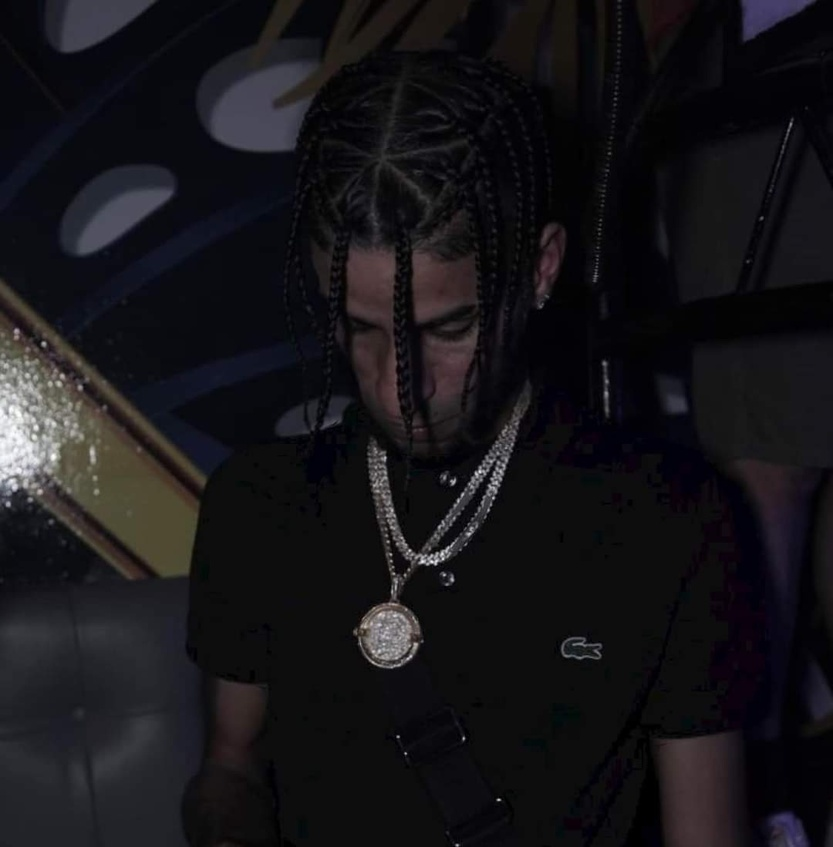
#> input picture 20 ejercicios de PY/777.jpg, 833 x 847 px, shrunk from 1080 x 1099 before the run
$ python '6.mínimo(Wiener).py'
#> lines starting #> are read from the running program, lines starting #| are printed output that depends on the picture
import numpy as np
import matplotlib.pyplot as plt
from skimage import color, restoration, io
from skimage.util import random_noise
from scipy.signal import convolve2d

# Ruta de tu imagen (cambia 'ruta/a/tu/imagen.jpg' por la ruta real de tu imagen)
ruta_imagen = '777.jpg'

try:
    # Cargar la imagen en escala de grises
    image = io.imread(ruta_imagen, as_gray=True)
#> image: shape (847, 833) float64; min 0, max 0.999, mean 0.084

    # Simular la degradación de la imagen
    psf = np.ones((5, 5)) / 25  # Kernel de filtro de desenfoque (filtro promedio)
    degraded = convolve2d(image, psf, mode='same', boundary='symm')
    degraded = random_noise(degraded, mode='gaussian', var=0.01)
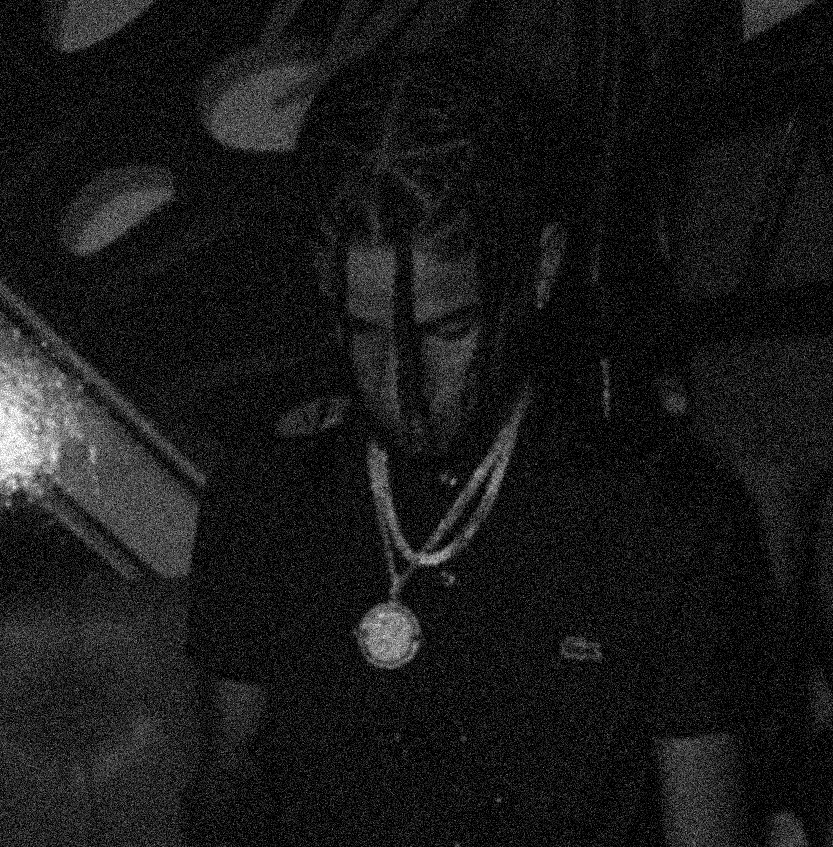
#> degraded: shape (847, 833) float64; min 0, max 1, mean 0.102

    # Restaurar la imagen utilizando el filtro de Wiener
    restored = restoration.wiener(degraded, psf, 0.1)
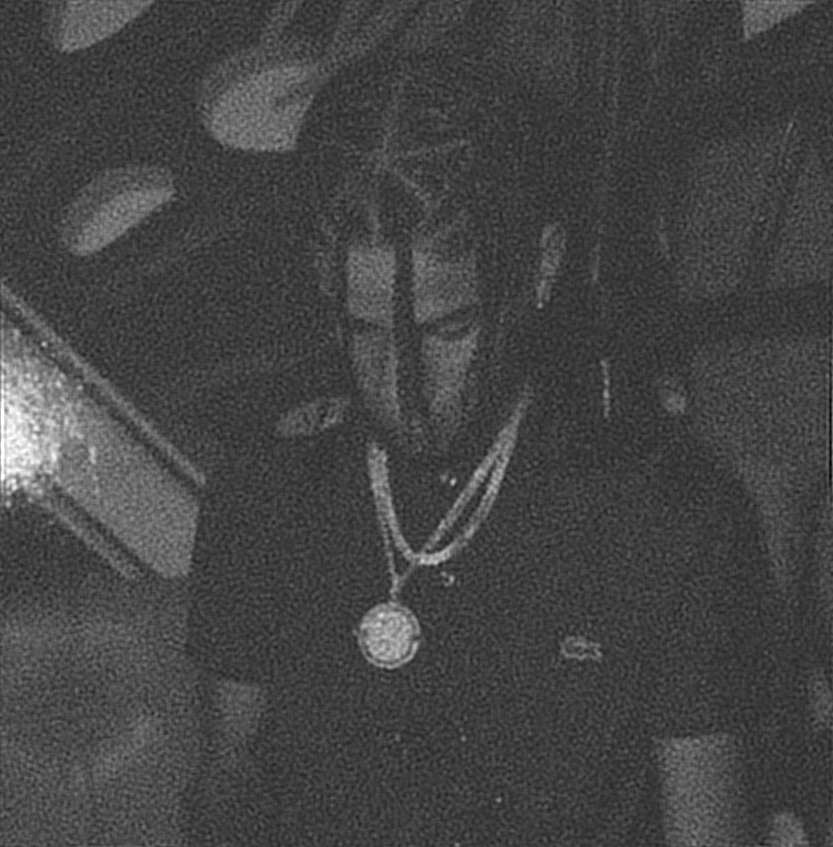
#> restored: shape (847, 833) float64; min -0.232, max 1, mean 0.102; drawn with min black and max white

    # Mostrar las imágenes
    plt.figure(figsize=(12, 8))

    plt.subplot(1, 3, 1)
    plt.imshow(image, cmap='gray')
    plt.title('Imagen Original')
    plt.axis('off')

    plt.subplot(1, 3, 2)
    plt.imshow(degraded, cmap='gray')
    plt.title('Imagen Degradada')
    plt.axis('off')

    plt.subplot(1, 3, 3)
    plt.imshow(restored, cmap='gray')
    plt.title('Imagen Restaurada (Filtro de Wiener)')
    plt.axis('off')

    plt.tight_layout()
    plt.show()
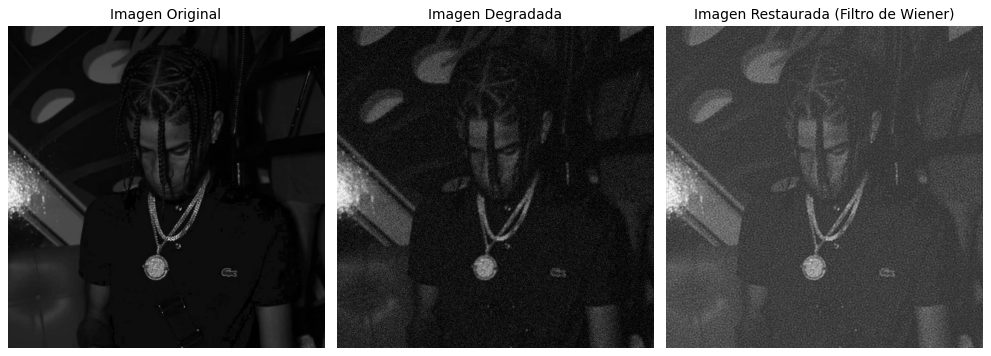
#> figure drawn by matplotlib, 3 panels

except IOError:
    print(f"No se pudo cargar la imagen en {ruta_imagen}. Verifica la ruta y el formato de la imagen.")
except Exception as e:
    print(f"Error: {str(e)}")

$ run again, with 20 ejercicios de PY/aa.jpg copied over 20 ejercicios de PY/777.jpg
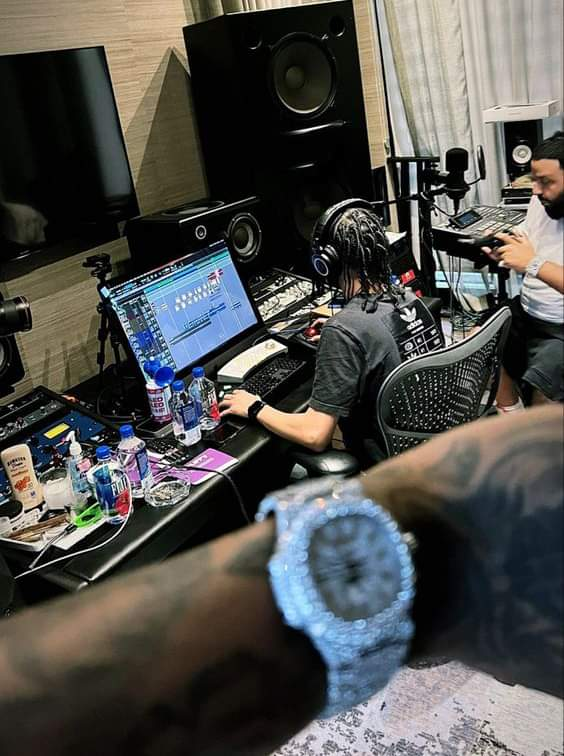
#> input picture 20 ejercicios de PY/aa.jpg, 564 x 756 px
#> `degraded = random_noise(degraded, mode='gaussian', var=0.01)`:
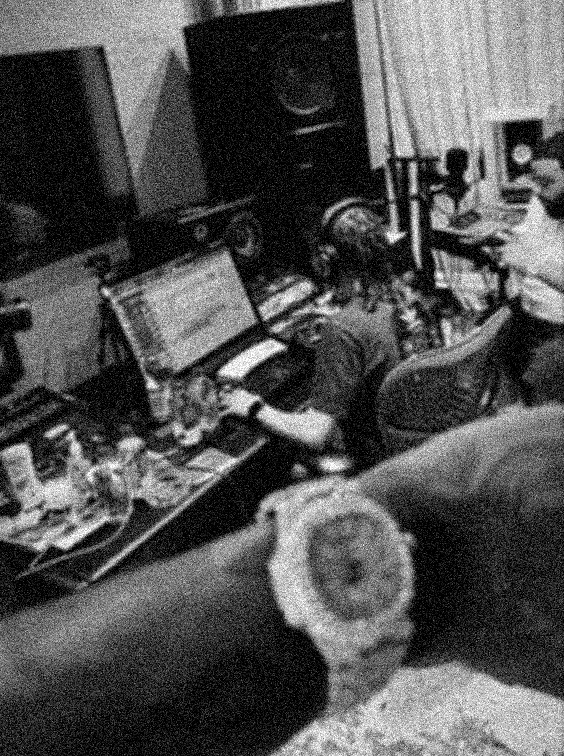
#> degraded: shape (756, 564) float64; min 0, max 1, mean 0.32
#> `restored = restoration.wiener(degraded, psf, 0.1)`:
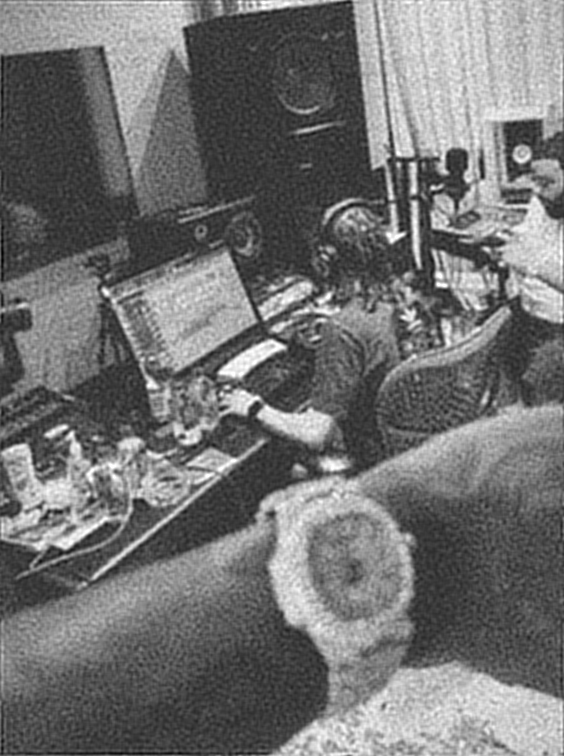
#> restored: shape (756, 564) float64; min -0.235, max 1, mean 0.32; drawn with min black and max white
